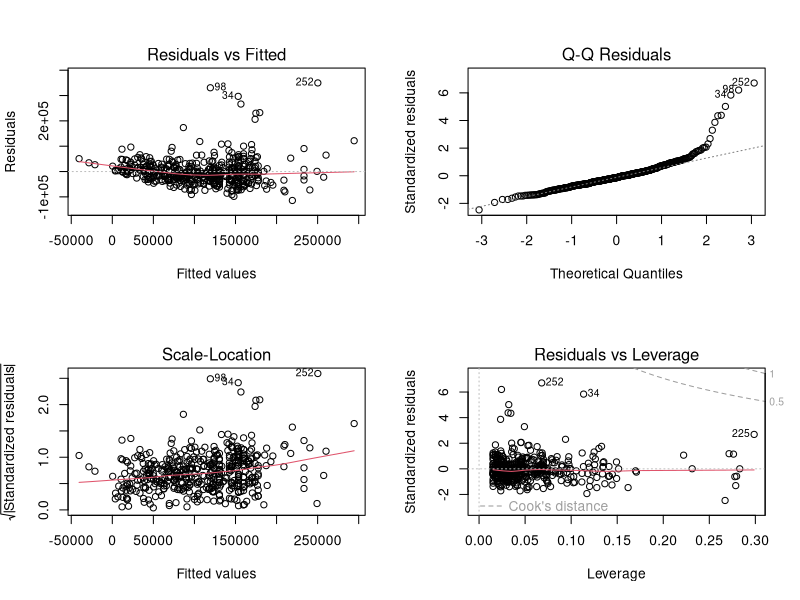

Recreate this plot in R. (Note: this script raises an error after producing the figure.)
## ---- chunk 1
knitr::opts_knit$set(root.dir = ".")
knitr::opts_chunk$set(echo = TRUE, warning = TRUE, message = FALSE)
## ---- chunk 2
library(tidyverse)
library(glmnet)
library(car)
library(lmtest)
library(MASS)
library(tseries)   # jarque.bera.test
library(sandwich)  # HC-robust standard errors
library(broom)     # tidy coefficient tables

data <- read.csv("activity1/dataset/ds_salaries_clean.csv")

set.seed(2026)     # fixed seed: every randomized step below is reproducible
## ---- chunk 3
used_cols <- c("log_salary", "salary_in_usd", "experience_level", "employment_type",
               "company_size", "job_category", "location_group", "remote_ratio",
               "is_local", "work_year",
               "exp_level_ord_scaled", "company_size_ord_scaled", "remote_ratio_scaled")
stopifnot(nrow(data) == 565, sum(is.na(data[, intersect(used_cols, names(data))])) == 0)

# Factor baselines chosen for interpretability: coefficients then read as
# contrasts against the common category (FT employment, Data Analyst,
# rest-of-world location).
data$experience_level <- factor(data$experience_level, levels = c("EN", "MI", "SE", "EX"))
data$company_size     <- factor(data$company_size,     levels = c("S", "M", "L"))
data$employment_type  <- relevel(factor(data$employment_type), ref = "FT")
data$job_category     <- relevel(factor(data$job_category),   ref = "Data_Analyst")
data$location_group   <- relevel(factor(data$location_group), ref = "Other")

data <- data %>% mutate(row_id = row_number())

train_old <- data %>% filter(work_year %in% c(2020, 2021))   # 287 older records
pool_2022 <- data %>% filter(work_year == 2022)              # 278 recent records

check_vars <- c("employment_type", "job_category", "location_group",
                "experience_level", "company_size")

repeat {
  idx  <- sample(nrow(pool_2022), 165)
  tr22 <- pool_2022[idx, ]
  te   <- pool_2022[-idx, ]
  tr   <- bind_rows(train_old, tr22)
  ok <- all(vapply(check_vars,
                   function(v) all(unique(te[[v]]) %in% unique(tr[[v]])), logical(1)))
  if (ok) break
}
train <- tr
test  <- te

stopifnot(nrow(train) == 452, nrow(test) == 113, all(test$work_year == 2022))
## ---- chunk 4
table(train$work_year);        table(test$work_year)
table(train$experience_level); table(test$experience_level)
table(train$job_category);     table(test$job_category)
table(train$employment_type);  table(test$employment_type)
## ---- chunk 5
ols_raw <- lm(salary_in_usd ~ experience_level + job_category + employment_type +
                company_size + location_group + remote_ratio + work_year + is_local,
              data = train)
summary(ols_raw)
## ---- chunk 6
diag_row <- function(label, mod) {
  sw <- shapiro.test(resid(mod))
  jb <- tseries::jarque.bera.test(resid(mod))
  bp <- lmtest::bptest(mod)
  tibble(response       = label,
         Shapiro_p      = signif(sw$p.value, 3),
         Jarque_Bera_p  = signif(jb$p.value, 3),
         BP_stat        = round(unname(bp$statistic), 1),
         BP_p           = signif(bp$p.value, 3),
         Max_Cooks_D    = round(max(cooks.distance(mod)), 3))
}
diag_raw <- diag_row("salary_in_usd", ols_raw)
diag_raw

par(mfrow = c(2, 2)); plot(ols_raw); par(mfrow = c(1, 1))
## ---- chunk 7
bc <- MASS::boxcox(ols_raw, plotit = TRUE)
lambda_hat <- bc$x[which.max(bc$y)]
## Profile-likelihood 95% confidence interval for lambda
cut_off  <- max(bc$y) - qchisq(0.95, 1) / 2
lambda_ci <- range(bc$x[bc$y >= cut_off])
cat("Box-Cox optimal lambda:", round(lambda_hat, 3), "\n")
cat("95% CI: [", round(lambda_ci[1], 3), ",", round(lambda_ci[2], 3), "]\n")
## ---- chunk 8
ols_full <- lm(log_salary ~ experience_level + job_category + employment_type +
                 company_size + location_group + remote_ratio + work_year + is_local,
               data = train)
summary(ols_full)
## ---- chunk 9
## The Box-Cox-optimal power scale receives the identical battery of tests,
## so the transformation choice is judged on evidence rather than habit.
z_train  <- train$salary_in_usd^lambda_hat
ols_power <- lm(z_train ~ experience_level + job_category + employment_type +
                  company_size + location_group + remote_ratio + work_year + is_local,
                data = train)
diag_power <- diag_row(paste0("salary^", round(lambda_hat, 2)), ols_power)
diag_log <- diag_row("ln(salary)", ols_full)
bind_rows(diag_raw, diag_power, diag_log)

par(mfrow = c(2, 2)); plot(ols_full); par(mfrow = c(1, 1))

## Generalized VIFs: a property of the predictor design matrix, hence
## identical under any response scale — one table covers both models.
vif_raw <- car::vif(ols_full)
if (is.matrix(vif_raw)) {
  vif_tab <- tibble(
    term     = rownames(vif_raw),
    GVIF     = vif_raw[, "GVIF"],
    Df       = vif_raw[, "Df"],
    gvif_adj = vif_raw[, "GVIF^(1/(2*Df))"]
  )
} else {
  vif_tab <- tibble(term = names(vif_raw), GVIF = as.numeric(vif_raw),
                    Df = 1, gvif_adj = sqrt(as.numeric(vif_raw)))
}
vif_tab
## ---- chunk 10
ols_step <- step(ols_full, direction = "both", trace = FALSE)
summary(ols_step)

cat("\nTerms dropped (full model -> stepwise model):",
    setdiff(attr(terms(ols_full), "term.labels"),
            attr(terms(ols_step), "term.labels")), "\n")

tibble(
  model   = c("Full OLS", "Stepwise-reduced OLS"),
  AIC     = c(AIC(ols_full), AIC(ols_step)),
  adj_R2  = c(summary(ols_full)$adj.r.squared, summary(ols_step)$adj.r.squared),
  n_terms = c(length(attr(terms(ols_full), "term.labels")),
              length(attr(terms(ols_step), "term.labels")))
)
## ---- chunk 11
robust_se <- lmtest::coeftest(ols_step, vcov = sandwich::vcovHC(ols_step, type = "HC1"))
cat("HC1-robust inference for the stepwise-selected ln(salary) model:\n")
print(robust_se)
## ---- chunk 12
coef_pct <- broom::tidy(ols_step) %>%
  mutate(pct_effect = 100 * (exp(estimate) - 1)) %>%
  dplyr::select(term, estimate, p.value, pct_effect)
print(coef_pct, n = 30)
## ---- chunk 13
base_terms <- setdiff(attr(terms(ols_step), "term.labels"), c("remote_ratio", "work_year"))
base_formula_str <- paste("log_salary ~", paste(base_terms, collapse = " + "))

fit_poly <- function(degree) {
  f <- as.formula(paste0(base_formula_str,
                          " + poly(remote_ratio, ", degree, ")",
                          " + poly(work_year, ", degree, ")"))
  lm(f, data = train)
}

poly_linear    <- fit_poly(1)   # straight-line benchmark
poly_quadratic <- fit_poly(2)   # quadratic alternative

tibble(
  degree = c(1, 2),
  AIC    = c(AIC(poly_linear), AIC(poly_quadratic)),
  adj_R2 = c(summary(poly_linear)$adj.r.squared, summary(poly_quadratic)$adj.r.squared)
)

anova_poly <- anova(poly_linear, poly_quadratic)
anova_poly

poly_model <- if (anova_poly$`Pr(>F)`[2] < 0.05) poly_quadratic else poly_linear

reset_result <- lmtest::resettest(poly_model)
cat("\nRESET test on selected model: F =", round(reset_result$statistic, 3),
    " p =", signif(reset_result$p.value, 4), "\n")
## ---- chunk 14
## Training-only z-scaling of every numeric input; the identical transform
## is applied to test.
tr_scale <- function(col) {
  m <- mean(train[[col]]); s <- sd(train[[col]])
  list(train = (train[[col]] - m) / s, test = (test[[col]] - m) / s)
}
for (col in c("exp_level_ord", "company_size_ord", "remote_ratio", "work_year")) {
  sc <- tr_scale(col)
  train[[paste0(col, "_ts")]] <- sc$train
  test[[paste0(col, "_ts")]]  <- sc$test
}

build_matrix <- function(df) {
  model.matrix(
    ~ exp_level_ord_ts + company_size_ord_ts + remote_ratio_ts +
      work_year_ts + job_category + employment_type + location_group + is_local,
    data = df
  )[, -1]   # glmnet supplies its own intercept
}

x_train <- build_matrix(train)
x_test  <- build_matrix(test)
y_train <- train$log_salary
y_test  <- test$log_salary
dim(x_train); dim(x_test)
## ---- chunk 15
set.seed(2026)
cv_ridge <- cv.glmnet(x_train, y_train, alpha = 0, nfolds = 10)
set.seed(2026)
cv_lasso <- cv.glmnet(x_train, y_train, alpha = 1, nfolds = 10)

cat("Ridge: lambda.min =", cv_ridge$lambda.min, " lambda.1se =", cv_ridge$lambda.1se, "\n")
cat("LASSO: lambda.min =", cv_lasso$lambda.min, " lambda.1se =", cv_lasso$lambda.1se, "\n")

plot(cv_ridge); title("Ridge cross-validation curve", line = 2.5)
plot(cv_lasso); title("LASSO cross-validation curve", line = 2.5)

## Robustness of the endpoint choice: a sweep over the full elastic-net
## mixing range finds the CV surface flat, so neither pure penalty is a
## lucky guess.
enet_sweep <- vapply(seq(0, 1, by = 0.1), function(a) {
  set.seed(2026)
  sqrt(min(cv.glmnet(x_train, y_train, alpha = a, nfolds = 10)$cvm))
}, numeric(1))
cat("CV RMSE across alpha = 0,0.1,...,1:",
    sprintf("%.4f-%.4f (range %.4f)", min(enet_sweep), max(enet_sweep),
            diff(range(enet_sweep))), "\n")

plot(seq(0, 1, by = 0.1), enet_sweep, type = "b", pch = 19,
     xlab = expression(alpha * "  (0 = pure Ridge, 1 = pure LASSO)"),
     ylab = "Cross-validated RMSE (log points)",
     main = "Elastic-net mixing sweep")

## Tuned elastic net: alpha picked by the same 10-fold CV, refit for scoring
## in Section 4.5 alongside its two pure-parent special cases.
alpha_best <- seq(0, 1, by = 0.1)[which.min(enet_sweep)]
set.seed(2026)
cv_elastic <- cv.glmnet(x_train, y_train, alpha = alpha_best, nfolds = 10)
cat("Selected elastic-net alpha:", alpha_best,
    "| predictor columns kept at lambda.min:",
    sum(as.numeric(coef(cv_elastic, s = "lambda.min"))[-1] != 0), "/", ncol(x_train), "\n")
## ---- chunk 16
lasso_coefs_min <- coef(cv_lasso, s = "lambda.min")
lasso_survivors <- setdiff(rownames(lasso_coefs_min)[which(lasso_coefs_min[, 1] != 0)],
                           "(Intercept)")
cat("LASSO retains", length(lasso_survivors), "of", nrow(lasso_coefs_min) - 1,
    "columns at lambda.min\n")

parent_terms <- c("exp_level_ord_ts", "company_size_ord_ts",
                  "remote_ratio_ts", "work_year_ts",
                  "job_category", "employment_type", "location_group", "is_local")
map_to_parent <- function(dummy_names) {
  vapply(dummy_names, function(nm) {
    hit <- parent_terms[startsWith(nm, parent_terms)]
    if (length(hit) == 0) nm else hit[which.max(nchar(hit))]
  }, character(1), USE.NAMES = FALSE)
}
canonical <- c(exp_level_ord_ts         = "experience_level",
               company_size_ord_ts      = "company_size",
               remote_ratio_ts          = "remote_ratio",
               work_year_ts             = "work_year")
lasso_parents <- unique(map_to_parent(lasso_survivors))
lasso_parents <- unique(ifelse(lasso_parents %in% names(canonical),
                               canonical[lasso_parents], lasso_parents))
stepwise_terms <- attr(terms(ols_step), "term.labels")

cat("Selected by BOTH:", intersect(stepwise_terms, lasso_parents), "\n")
cat("Stepwise only:",     setdiff(stepwise_terms, lasso_parents), "\n")
cat("LASSO only:        ", setdiff(lasso_parents, stepwise_terms), "\n")
## ---- chunk 17
build_matrix_factor <- function(df) {
  model.matrix(
    ~ experience_level + company_size + remote_ratio_ts + work_year_ts +
      job_category + employment_type + location_group + is_local,
    data = df
  )[, -1]
}
x_train_f <- build_matrix_factor(train)

set.seed(2026)
cv_lasso_factor <- cv.glmnet(x_train_f, y_train, alpha = 1, nfolds = 10)

cat("LASSO CV RMSE (log scale, training folds):\n")
cat("  ordinal encoding:", round(sqrt(min(cv_lasso$cvm)), 4),
    "| factor-dummy encoding:", round(sqrt(min(cv_lasso_factor$cvm)), 4), "\n")
## ---- chunk 18
pred_log <- list(
  `Full OLS`                    = predict(ols_full, newdata = test),
  `Stepwise-reduced OLS`        = predict(ols_step, newdata = test),
  `Polynomial regression`       = predict(poly_model, newdata = test),
  `Ridge regression`            = as.numeric(predict(cv_ridge, newx = x_test, s = "lambda.min")),
  `LASSO regression`            = as.numeric(predict(cv_lasso, newx = x_test, s = "lambda.min")),
  `Elastic net regression`      = as.numeric(predict(cv_elastic, newx = x_test, s = "lambda.min"))
)

smear <- c(
  `Full OLS`              = mean(exp(resid(ols_full))),
  `Stepwise-reduced OLS`  = mean(exp(resid(ols_step))),
  `Polynomial regression` = mean(exp(resid(poly_model))),
  `Ridge regression`      = mean(exp(y_train - as.numeric(predict(cv_ridge, newx = x_train, s = "lambda.min")))),
  `LASSO regression`      = mean(exp(y_train - as.numeric(predict(cv_lasso, newx = x_train, s = "lambda.min")))),
  `Elastic net regression`= mean(exp(y_train - as.numeric(predict(cv_elastic, newx = x_train, s = "lambda.min"))))
)

metrics_row <- function(model_name, pred_log_vals, y_log, smear_val) {
  err_log  <- pred_log_vals - y_log
  r2_log   <- 1 - sum(err_log^2) / sum((y_log - mean(y_log))^2)

  pred_usd <- exp(pred_log_vals) * smear_val
  y_usd    <- exp(y_log)
  err_usd  <- pred_usd - y_usd
  r2_usd   <- 1 - sum(err_usd^2) / sum((y_usd - mean(y_usd))^2)

  tibble(model = model_name,
         RMSE_log = sqrt(mean(err_log^2)), MAE_log = mean(abs(err_log)), R2_log = r2_log,
         RMSE_usd = sqrt(mean(err_usd^2)), MAE_usd = mean(abs(err_usd)), R2_usd = r2_usd)
}

## Seventh and final entrant: the Box-Cox power-scale model from Section 4.2.
## Its dollar forecasts already embed the generalized smearing, so they enter
## the common metrics through their log transform (smearing factor 1).
z_hat     <- as.numeric(predict(ols_power, newdata = test))
resid_z   <- residuals(ols_power)
pred_power <- vapply(z_hat, function(zj)
  mean((pmax(zj + resid_z, 1e-6))^(1 / lambda_hat)), numeric(1))

comparison_table <- bind_rows(
  metrics_row("Multiple linear regression - full",          pred_log$`Full OLS`,              y_test, smear["Full OLS"]),
  metrics_row("Multiple linear regression - stepwise",      pred_log$`Stepwise-reduced OLS`,  y_test, smear["Stepwise-reduced OLS"]),
  metrics_row("Polynomial regression",                      pred_log$`Polynomial regression`, y_test, smear["Polynomial regression"]),
  metrics_row("Ridge regression",                           pred_log$`Ridge regression`,      y_test, smear["Ridge regression"]),
  metrics_row("LASSO regression",                           pred_log$`LASSO regression`,      y_test, smear["LASSO regression"]),
  metrics_row("Elastic net regression",                     pred_log$`Elastic net regression`, y_test, smear["Elastic net regression"]),
  metrics_row("Power-transformed OLS (salary^0.3)",         log(pred_power),                  y_test, 1)
)
comparison_table

write.csv(comparison_table, "activity1/task04_model_comparison.csv", row.names = FALSE)

op <- par(mar = c(4.5, 14, 2.5, 1))
ord <- order(comparison_table$RMSE_log)
plot(comparison_table$RMSE_log[ord], seq_along(ord), pch = 19,
     xlim = c(0.414, 0.4285), xlab = "Test RMSE, log scale",
     yaxt = "n", ylab = "", main = "Seven candidates on one held-out set")
axis(2, at = seq_along(ord), labels = comparison_table$model[ord],
     las = 1, cex.axis = 0.75)
par(op)
## ---- chunk 19
# (a) raw-dollar reference model carried over from Section 4.2
pred_raw <- predict(ols_raw, newdata = test)

# (b) Box-Cox-optimal power model — dollar forecasts carried over from
# the model-comparison chunk above

# (c) OLS on ln(salary): the Section 4.2 model with its smearing factor
pred_logusd <- exp(pred_log$`Full OLS`) * smear["Full OLS"]

score_usd <- function(model_name, usd_pred, y_log) {
  y_usd    <- exp(y_log)
  err_usd  <- usd_pred - y_usd
  err_lpt  <- log(pmax(usd_pred, 1)) - y_log   # log-point errors of the dollar forecast
  tibble(model  = model_name,
         RMSE_log = sqrt(mean(err_lpt^2)), MAE_log = mean(abs(err_lpt)),
         R2_log   = 1 - sum(err_lpt^2) / sum((y_log - mean(y_log))^2),
         RMSE_usd = sqrt(mean(err_usd^2)), MAE_usd = mean(abs(err_usd)),
         R2_usd   = 1 - sum(err_usd^2) / sum((y_usd - mean(y_usd))^2))
}

scale_table <- bind_rows(
  score_usd("OLS - raw dollars",                    pred_raw,    y_test),
  score_usd(paste0("OLS - salary^", round(lambda_hat, 2)), pred_power, y_test),
  score_usd("OLS - ln(salary)",                     pred_logusd, y_test)
)
scale_table
